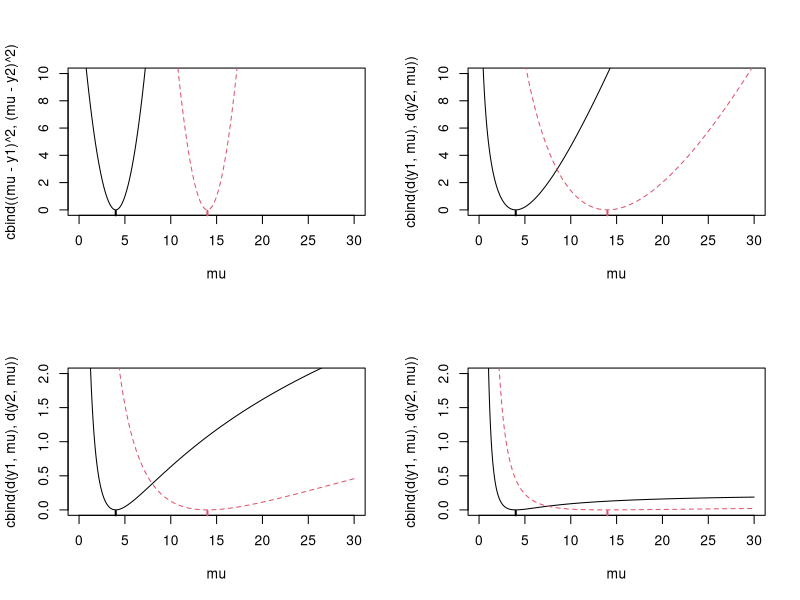
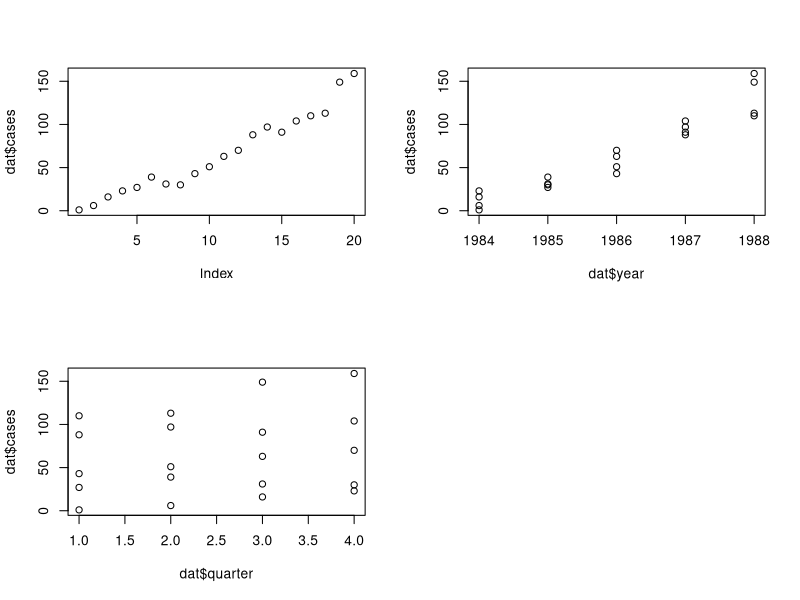
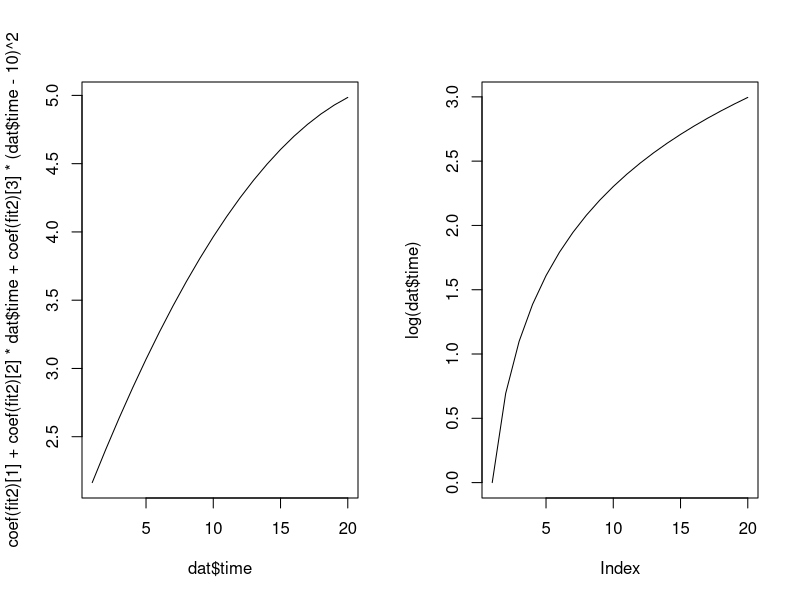
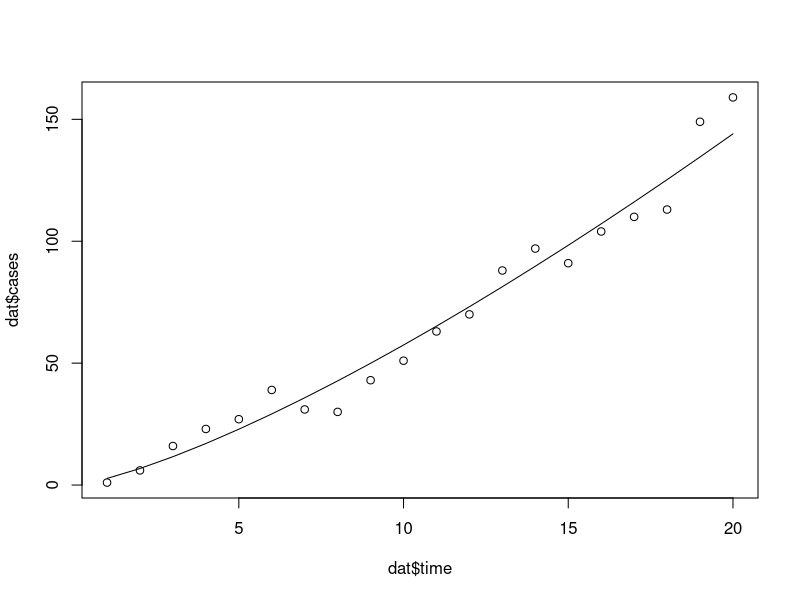

Source code (R) for these figures, in order:
##################################################
# Exercise 1
##################################################
y1 <- 4; y2 <- 14
## see table 4.2

par(mfrow=c(2,2))
# Normal
mu <- seq(0,30,by=0.01)
matplot(mu, cbind((mu-y1)^2,(mu-y2)^2),type="l",
        ylim=c(0,10))
rug(y1,col=1,lwd=2)
rug(y2,col=2,lwd=2)
# var = 1

# Poisson
d <- function(y,mu){2*(y*log(y/mu)-(y-mu))}
matplot(mu,cbind(d(y1,mu),d(y2,mu)),type="l",
        ylim=c(0,10))
rug(y1,col=1,lwd=2)
rug(y2,col=2,lwd=2)
# Var = 4, 14


# Gamma
d <- function(y,mu){2*(y/mu-log(y/mu)-1)}
matplot(mu,cbind(d(y1,mu),d(y2,mu)),type="l",
        ylim=c(0,2))
rug(y1,col=1,lwd=2)
rug(y2,col=2,lwd=2)
# Var = 4^2,14^2

# I Gaus
d <- function(y,mu){(y-mu)^2/(y*mu^2)}
matplot(mu,cbind(d(y1,mu),d(y2,mu)),type="l",
        ylim=c(0,2))
rug(y1,col=1,lwd=2)
rug(y2,col=2,lwd=2)
# Var = 4^3,14^3
##################################################

##################################################
## Exercise 2
##################################################
setwd("~/Kurser/kursus02424/2018/lectures/lect05/")
dat <- read.table("AIDS.csv",sep=",",header=TRUE)

plot(dat$cases) ## clear increase in time

plot(dat$year,dat$cases) ## clear increase in time (measured in years)

plot(dat$quarter,dat$cases) ## not a clear seasonal effect

dat <- cbind(dat,time=1:20)

## An initial model could be (this is a satuated model)
fit0 <- glm(cases~ factor(time),family=poisson,data=dat)
summary(fit0)

## can we reduce this model?

fit1 <- glm(cases~ time,family=poisson,data=dat)
summary(fit1)

AIC(fit0)
AIC(fit1)
## This reduction is too much

## Try higher order polynomials
fit2 <- glm(cases~ time + I((time-10)^2),family=poisson,data=dat)
summary(fit2)

AIC(fit0)
AIC(fit2)
## This model is prefered
## Plot model
par(mfrow=c(1,2))
plot(dat$time,coef(fit2)[1]+coef(fit2)[2]*dat$time+coef(fit2)[3]*(dat$time-10)^2,type="l")
## this might look like log(time)
plot(log(dat$time),type="l")

## Try log time
fit3 <- glm(cases~ log(time),family=poisson,data=dat)
summary(fit3)

AIC(fit0)
AIC(fit2)
AIC(fit3)
## Hence a much better fit, so final model fit3

## Hence final model is:

## log(lambda_i)=beta_0+beta_1*log(time_i) or
## lambda = e^(beta_0)*time_i^beta_1

## plot result:

pred <- predict(fit3,type="response")

par(mfrow=c(1,1))
plot(dat$time,dat$cases) ## clear increase in time
lines(dat$time,pred)
##################################################
